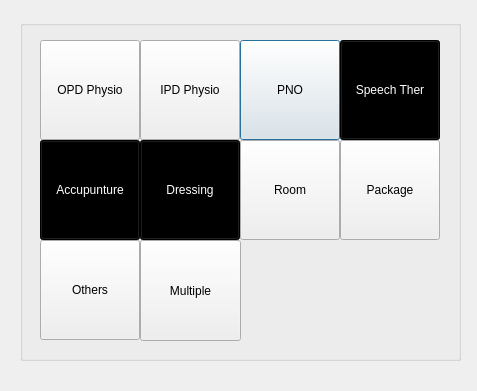
<?xml version="1.0" encoding="UTF-8"?>
<ui version="4.0">
 <class>new_bill_Dialog</class>
 <widget class="QDialog" name="new_bill_Dialog">
  <property name="geometry">
   <rect>
    <x>0</x>
    <y>0</y>
    <width>477</width>
    <height>391</height>
   </rect>
  </property>
  <property name="windowTitle">
   <string>New Bill</string>
  </property>
  <widget class="QGroupBox" name="groupBox">
   <property name="geometry">
    <rect>
     <x>20</x>
     <y>20</y>
     <width>441</width>
     <height>341</height>
    </rect>
   </property>
   <property name="title">
    <string/>
   </property>
   <widget class="QPushButton" name="pushButton_3">
    <property name="geometry">
     <rect>
      <x>220</x>
      <y>20</y>
      <width>100</width>
      <height>100</height>
     </rect>
    </property>
    <property name="minimumSize">
     <size>
      <width>100</width>
      <height>100</height>
     </size>
    </property>
    <property name="text">
     <string>PNO</string>
    </property>
   </widget>
   <widget class="QPushButton" name="pushButton_9">
    <property name="geometry">
     <rect>
      <x>20</x>
      <y>220</y>
      <width>100</width>
      <height>100</height>
     </rect>
    </property>
    <property name="minimumSize">
     <size>
      <width>100</width>
      <height>100</height>
     </size>
    </property>
    <property name="text">
     <string>Others</string>
    </property>
   </widget>
   <widget class="QPushButton" name="pushButton_8">
    <property name="geometry">
     <rect>
      <x>320</x>
      <y>120</y>
      <width>100</width>
      <height>100</height>
     </rect>
    </property>
    <property name="minimumSize">
     <size>
      <width>100</width>
      <height>100</height>
     </size>
    </property>
    <property name="text">
     <string>Package</string>
    </property>
   </widget>
   <widget class="QPushButton" name="pushButton_2">
    <property name="geometry">
     <rect>
      <x>120</x>
      <y>20</y>
      <width>100</width>
      <height>100</height>
     </rect>
    </property>
    <property name="minimumSize">
     <size>
      <width>100</width>
      <height>100</height>
     </size>
    </property>
    <property name="text">
     <string>IPD Physio</string>
    </property>
   </widget>
   <widget class="QPushButton" name="pushButton_6">
    <property name="geometry">
     <rect>
      <x>120</x>
      <y>120</y>
      <width>100</width>
      <height>100</height>
     </rect>
    </property>
    <property name="minimumSize">
     <size>
      <width>100</width>
      <height>100</height>
     </size>
    </property>
    <property name="styleSheet">
     <string notr="true">background-color: rgb(0, 0, 0);
color: rgb(255, 255, 255);</string>
    </property>
    <property name="text">
     <string>Dressing</string>
    </property>
   </widget>
   <widget class="QPushButton" name="pushButton_7">
    <property name="geometry">
     <rect>
      <x>220</x>
      <y>120</y>
      <width>100</width>
      <height>100</height>
     </rect>
    </property>
    <property name="minimumSize">
     <size>
      <width>100</width>
      <height>100</height>
     </size>
    </property>
    <property name="text">
     <string>Room</string>
    </property>
   </widget>
   <widget class="QPushButton" name="pushButton_5">
    <property name="geometry">
     <rect>
      <x>20</x>
      <y>120</y>
      <width>100</width>
      <height>100</height>
     </rect>
    </property>
    <property name="minimumSize">
     <size>
      <width>100</width>
      <height>100</height>
     </size>
    </property>
    <property name="styleSheet">
     <string notr="true">background-color: rgb(0, 0, 0);
color: rgb(255, 255, 255);</string>
    </property>
    <property name="text">
     <string>Accupunture</string>
    </property>
   </widget>
   <widget class="QPushButton" name="pushButton">
    <property name="geometry">
     <rect>
      <x>20</x>
      <y>20</y>
      <width>100</width>
      <height>100</height>
     </rect>
    </property>
    <property name="minimumSize">
     <size>
      <width>100</width>
      <height>100</height>
     </size>
    </property>
    <property name="text">
     <string>OPD Physio</string>
    </property>
   </widget>
   <widget class="QPushButton" name="pushButton_4">
    <property name="geometry">
     <rect>
      <x>320</x>
      <y>20</y>
      <width>100</width>
      <height>100</height>
     </rect>
    </property>
    <property name="minimumSize">
     <size>
      <width>100</width>
      <height>100</height>
     </size>
    </property>
    <property name="styleSheet">
     <string notr="true">background-color: rgb(0, 0, 0);
color: rgb(255, 255, 255);</string>
    </property>
    <property name="text">
     <string>Speech Ther</string>
    </property>
   </widget>
   <widget class="QPushButton" name="pushButton_10">
    <property name="geometry">
     <rect>
      <x>120</x>
      <y>220</y>
      <width>101</width>
      <height>101</height>
     </rect>
    </property>
    <property name="text">
     <string>Multiple</string>
    </property>
   </widget>
  </widget>
 </widget>
 <resources/>
 <connections/>
</ui>
